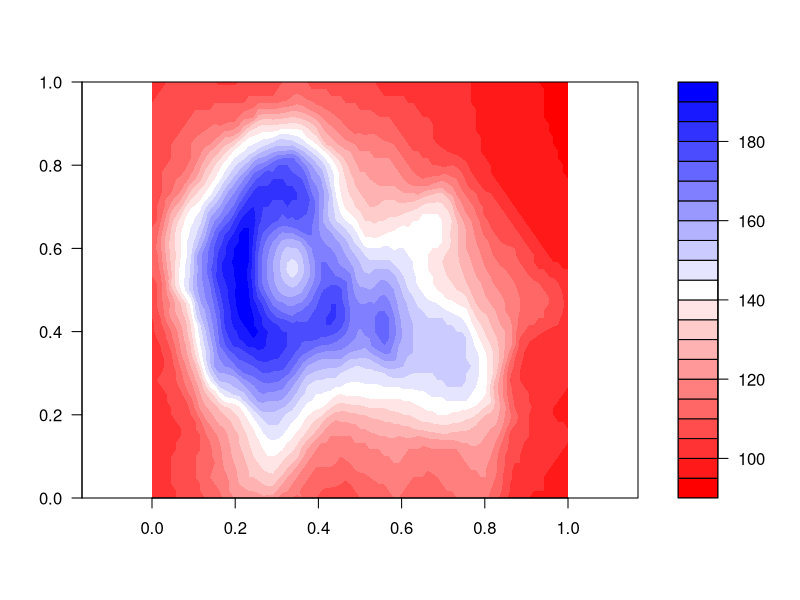
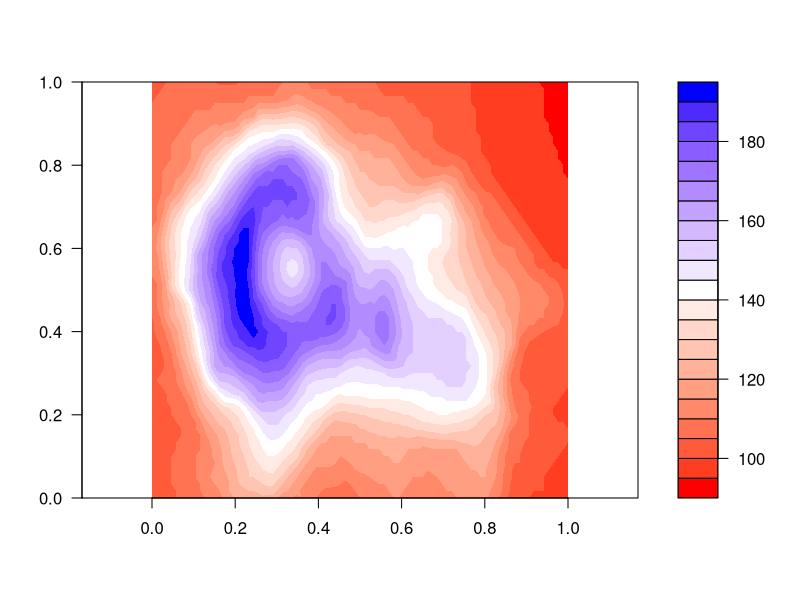
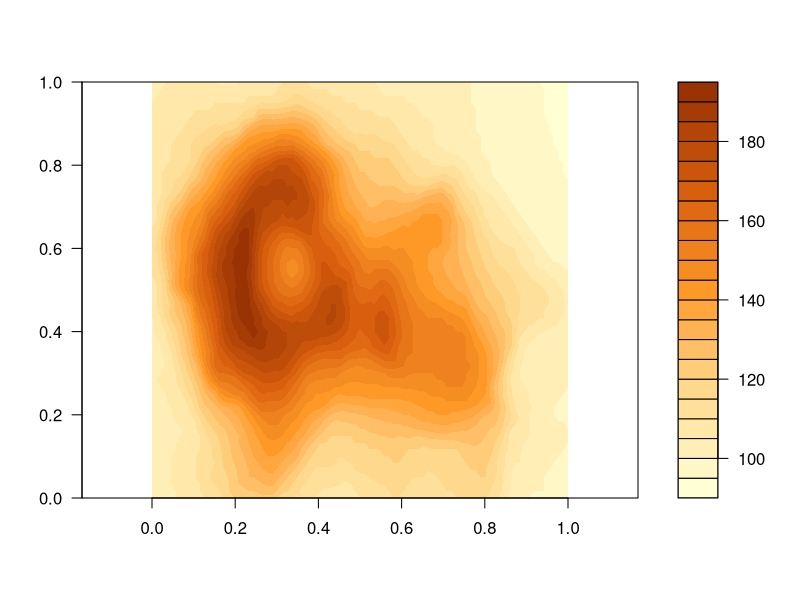
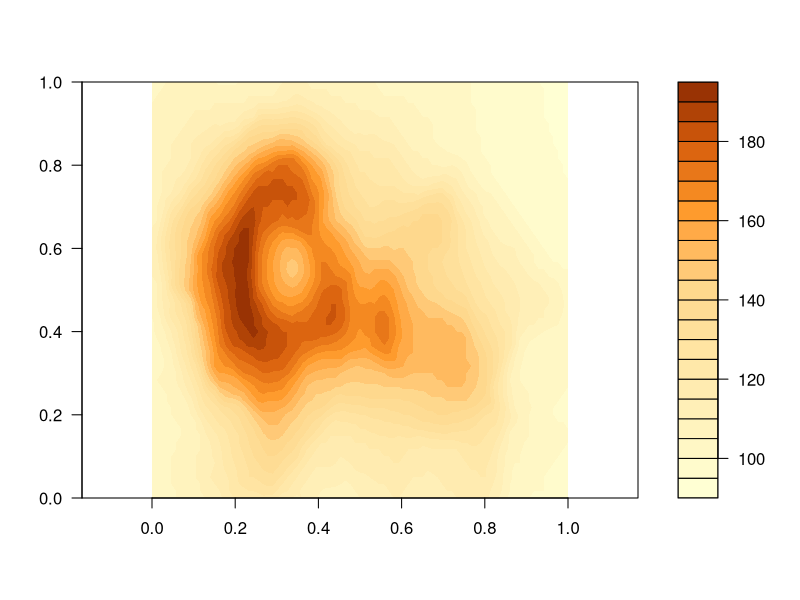
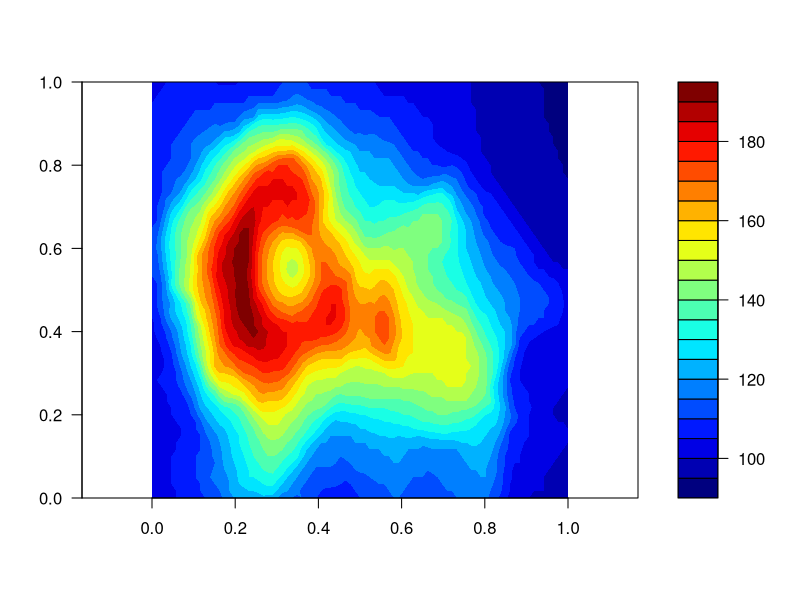
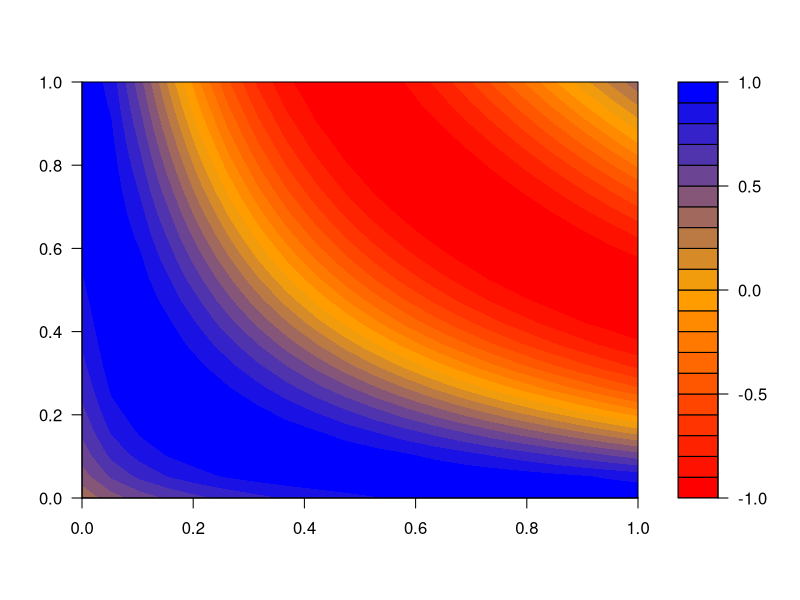
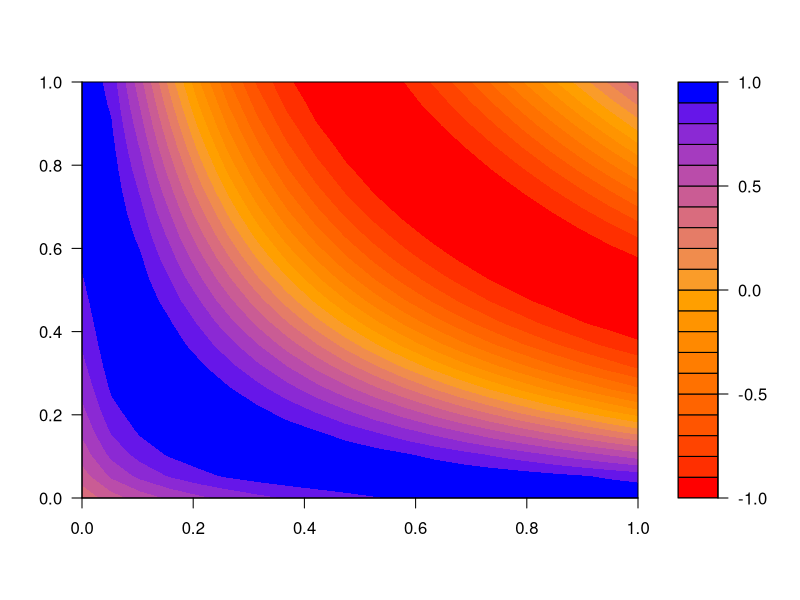

Recreate these plots in R, in order.
## Both return a *function* :
colorRamp(c("red", "green"))( (0:4)/4 ) ## (x) , x in [0,1] -----------------WITH MATRIX
colorRampPalette(c("blue", "red"))( 4 ) ## (n)
## a ramp in opacity of blue values
colorRampPalette(c(rgb(0,0,1,1), rgb(0,0,1,0)), alpha = TRUE)(8)

require(graphics)

## Here space="rgb" gives palettes that vary only in saturation,
## as intended.
## With space="Lab" the steps are more uniform, but the hues
## are slightly purple.
filled.contour(volcano,
               color.palette =
                 colorRampPalette(c("red", "white", "blue")),
               asp = 1)
filled.contour(volcano,
               color.palette =
                 colorRampPalette(c("red", "white", "blue"),
                                  space = "Lab"),
               asp = 1)

## Interpolating a 'sequential' ColorBrewer palette
YlOrBr <- c("#FFFFD4", "#FED98E", "#FE9929", "#D95F0E", "#993404")
filled.contour(volcano,
               color.palette = colorRampPalette(YlOrBr, space = "Lab"),
               asp = 1)
filled.contour(volcano,
               color.palette = colorRampPalette(YlOrBr, space = "Lab",
                                                bias = 0.5),
               asp = 1)

## 'jet.colors' is "as in Matlab"
## (and hurting the eyes by over-saturation)
jet.colors <-
  colorRampPalette(c("#00007F", "blue", "#007FFF", "cyan",
                     "#7FFF7F", "yellow", "#FF7F00", "red", "#7F0000"))
filled.contour(volcano, color = jet.colors, asp = 1)

## space="Lab" helps when colors don't form a natural sequence
m <- outer(1:20,1:20,function(x,y) sin(sqrt(x*y)/3))
rgb.palette <- colorRampPalette(c("red", "orange", "blue"),
                                space = "rgb")
Lab.palette <- colorRampPalette(c("red", "orange", "blue"),
                                space = "Lab")
filled.contour(m, col = rgb.palette(20))
filled.contour(m, col = Lab.palette(20))
